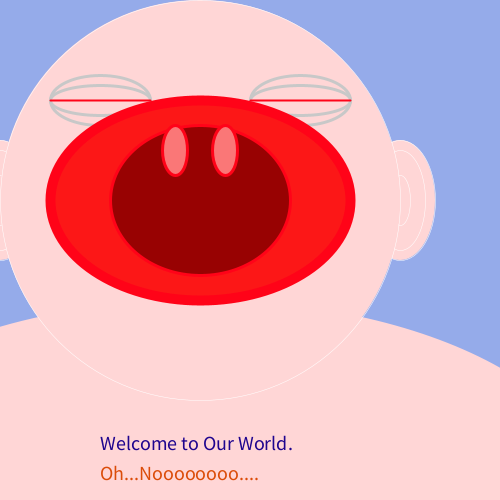
Frame 1 (no input)
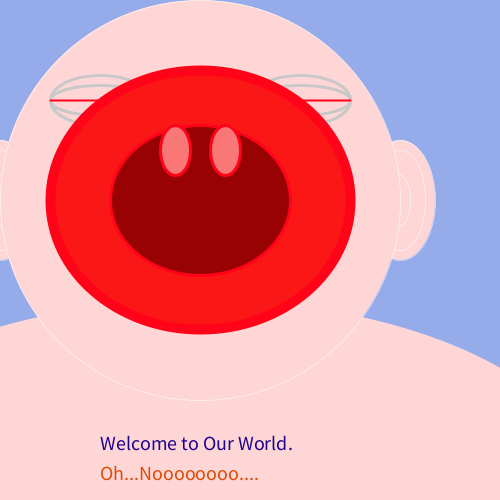
Frame 60 (the mouse pressed at the canvas centre just before this capture)
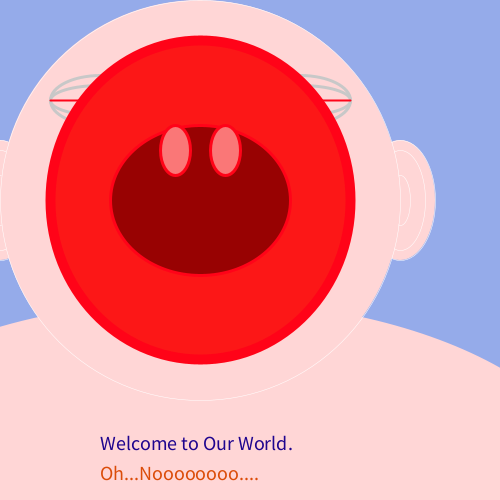
Frame 120 (the mouse held since frame 60 and released just before this capture)

The Processing sketch that drew these frames (run headless with seeded random() and noise(); from frame 60 on, the mouse is pressed at the canvas centre):

// Processing sketch: processing_181083
// ── processing_181083.pde

float hx = 200;
float hy = 200;
float mouthh = 200;

float tonsilw = 25;
float tonsilh = 50;

void setup ()
{
size (500,500);
}
void draw ()
{
background (#95ABEA);

//body
noStroke ();
fill (#FFD6D6);
ellipse (hx, hy + 300, 800, 400);

//ears
stroke (255);
strokeWeight (0.5);
fill (#FFD6D6);
ellipse (hx - 200,hy, 70, 120);
ellipse (hx+ 200, hy, 70,120);
ellipse  (hx - 200,hy, 50, 100);
ellipse (hx+ 200, hy, 50,100);
ellipse  (hx - 200,hy, 20, 50);
ellipse (hx+ 200, hy, 20,50);

//head
stroke (255);
strokeWeight (0.5);
fill (#FFD6D6);
ellipse (hx,hy, 400,400);

//eyes
stroke (200);
strokeWeight (3);
fill (#FFD6D6);
ellipse (hx - 100, hy - 100,100,50);
ellipse (hx + 100, hy - 100,100,50);

//lids
stroke (200);
strokeWeight (3);
fill (#FFD6D6);
ellipse (hx - 100, hy - 100,100,30);
ellipse (hx + 100, hy - 100,100,30);

stroke (#FF0318);
strokeWeight (2);
line (hx - 150 ,hy -100, hx - 50 , hy - 100);
line (hx +150 ,hy - 100,hx + 50, hy - 100);

//lips
stroke (#FF0318);
strokeWeight (10);
fill (#FC1717);
ellipse (hx,200, 300,mouthh);

//mouth
//noStroke ();
//fill (#FC1717);
//ellipse (hx,200,280,mouthh + 30);


//throat
strokeWeight (3);
fill (#980202);
ellipse (hx,200,180,150);

//tonsils
strokeWeight (3);
fill (#FA7777);
ellipse (hx - 25, hy - 50, tonsilw,tonsilh);
ellipse (hx + 25, hy - 50, tonsilw,tonsilh);


fill (#1F048E);
textSize (20);
text ("Welcome to Our World.", 100, 450);
fill (#DB4C09);
text ("Oh...Noooooooo....", 100, 480);

if (mouthh > 400)
{
  mouthh = 380;
}
 if (tonsilw >30)
 {
   tonsilw = 25;
 }
 
 if (tonsilh > 55)
 {
   tonsilh = 50;
 }
 
mouthh = mouthh + 1;

tonsilw = tonsilw +1;
//tonsilh = tonsilh +1;

}
